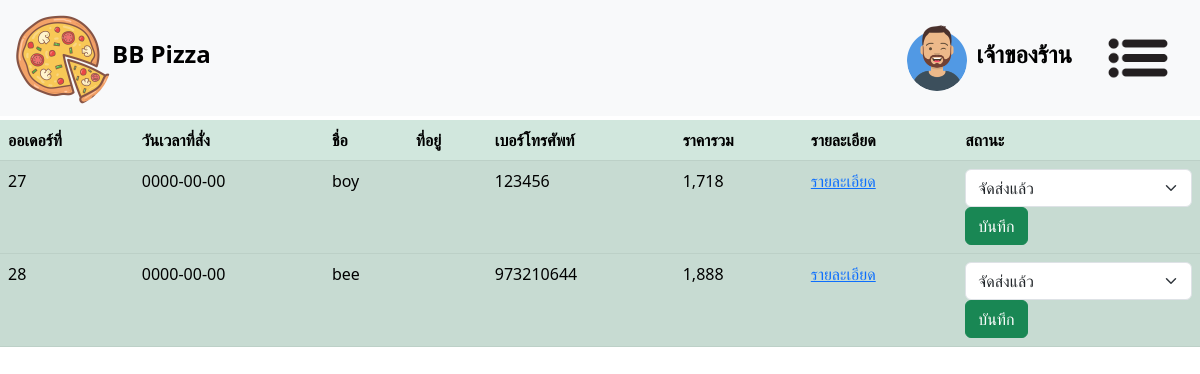
Screenshot of /owner_menu.php with the database file from the repository.
### tables this page shows
CREATE TABLE `basket` (
  `bid` int(5) NOT NULL,
  `cid` int(5) NOT NULL,
  `amount` int(10) NOT NULL,
  `omid` int(10) NOT NULL,
  `status_send` varchar(255) NOT NULL,
  `new_address` varchar(255) NOT NULL,
  `time` date NOT NULL,
  `email` varchar(255) NOT NULL
);

CREATE TABLE `customer` (
  `cid` int(11) NOT NULL,
  `name` varchar(255) NOT NULL,
  `phone` int(11) NOT NULL,
  `address` varchar(255) NOT NULL,
  `email` varchar(255) NOT NULL,
  `password` varchar(255) NOT NULL,
  `wallet` int(10) NOT NULL
);

### owner_menu.php (the view, shortened to what this page needs)
<?php
include 'condb.php';
$stmt = $conn->prepare("SELECT * FROM basket");
$stmt->execute();
$resulttotal = $stmt->get_result();
?>
<!DOCTYPE html>
<html lang="th">
<head>
    <link href="https://cdn.jsdelivr.net/npm/bootstrap@5.3.0-alpha1/dist/css/bootstrap.min.css" rel="stylesheet">
    <link rel="stylesheet" href="https://cdnjs.cloudflare.com/ajax/libs/font-awesome/4.7.0/css/font-awesome.min.css">
    <link href="style.css" rel="stylesheet">
</head>
<body class="bg" style="background-image: url('https://as2.ftcdn.net/v2/jpg/02/92/15/67/1000_F_292156795_gz1vVjiiQO8bGgQlN6d9XgW17QXakMTH.jpg');">
    <nav class="navbar navbar-expand-sm navbar-light bg-light fixed-top">
        <div class="container-fluid">
            <img src="img/pizzanav.png" alt="pizza" style="width:100px;" class="rounded-pill">
            <h5 class="navbar-brand" href="javascript:void(0)">BB Pizza</h5>
            <img src="img/avatar.png" alt="Avatar" style="width:60px;" class="rounded-pill">
            <h5 class="navbar-brand" style="margin-left: 10px;" href="javascript:void(0)"><?php echo "เจ้าของร้าน" ?></h5>
            <div class="dropdown">
                <img src="img/tap3.png" alt="hamburger icon" style="width:100px;" data-bs-toggle="dropdown">
            </div>
        </div>
    </nav>
    <div class="row-10" style="margin-top: 120px;">
        <table class="table table-success table-striped">
            <thead>
                <th>ออเดอร์ที่</th>
                <th>วันเวลาที่สั่ง</th>
                <th>ชื่อ</th>
                <th>ที่อยู่</th>
                <th>เบอร์โทรศัพท์</th>
                <th>ราคารวม</th>
                <th>รายละเอียด</th>
                <th>สถานะ</th>
            </thead>
            <?php
            while ($row = $resulttotal->fetch_assoc()) {
                $formId = 'form_' . $row["bid"];
                $cid = $row["cid"];
                $stmt = $conn->prepare("SELECT * FROM customer WHERE cid = ? ");
                $stmt->bind_param("i", $cid);
                $stmt->execute();
                $result = $stmt->get_result();
                $rowcustomer = $result->fetch_assoc();
            ?>
                <form id="<?php echo $formId; ?>" method="post" action="./update_status.php">
                    <tbody>
                        <td><?php echo $row["bid"]; ?></td>
                        <td><?php echo $row["time"]; ?></td>
                        <td><?php echo $rowcustomer['name'] ?></td>
                        <td><?php echo $row['address'] ?></td>
                        <td><?php echo $rowcustomer['phone'] ?></td>
                        <td><?php echo number_format($row["amount"]); ?></td>
                        <td><a href="showorder_detail.php?bid=<?php echo $row["bid"] ?>">รายละเอียด</td>
                        <td>
                            <select class="form-select" aria-label="Default select example" name="status" id="sid">
                                <option value="send" <?php if ($row["status_send"] == 'send') {
                                                            echo "selected";
                                                        } ?>>จัดส่งแล้ว</option>
                            </select>
                            <button type="submit" class="btn btn-success">บันทึก</button>
                        </td>
                    </tbody>
                </form>
            <?php
            }
            ?>
</body>
</html>

### style.css (style rules this page uses)
.bg { background-image: url("./img/bg.jpg"); height: 90vh; background-repeat: no-repeat; background-size: cover; background-attachment: fixed; }

### owner_menu.php (style rules this page uses)
.navbar { background-color: #ffffff; }
.navbar-brand { font-weight: bold; font-size: 24px; }

### rows the page displays
basket: bid "27", time "0000-00-00", cid.name "boy", cid.phone "123456", amount "1,718", status "จัดส่งแล้ว"
basket: bid "28", time "0000-00-00", cid.name "bee", cid.phone "973210644", amount "1,888", status "จัดส่งแล้ว"
